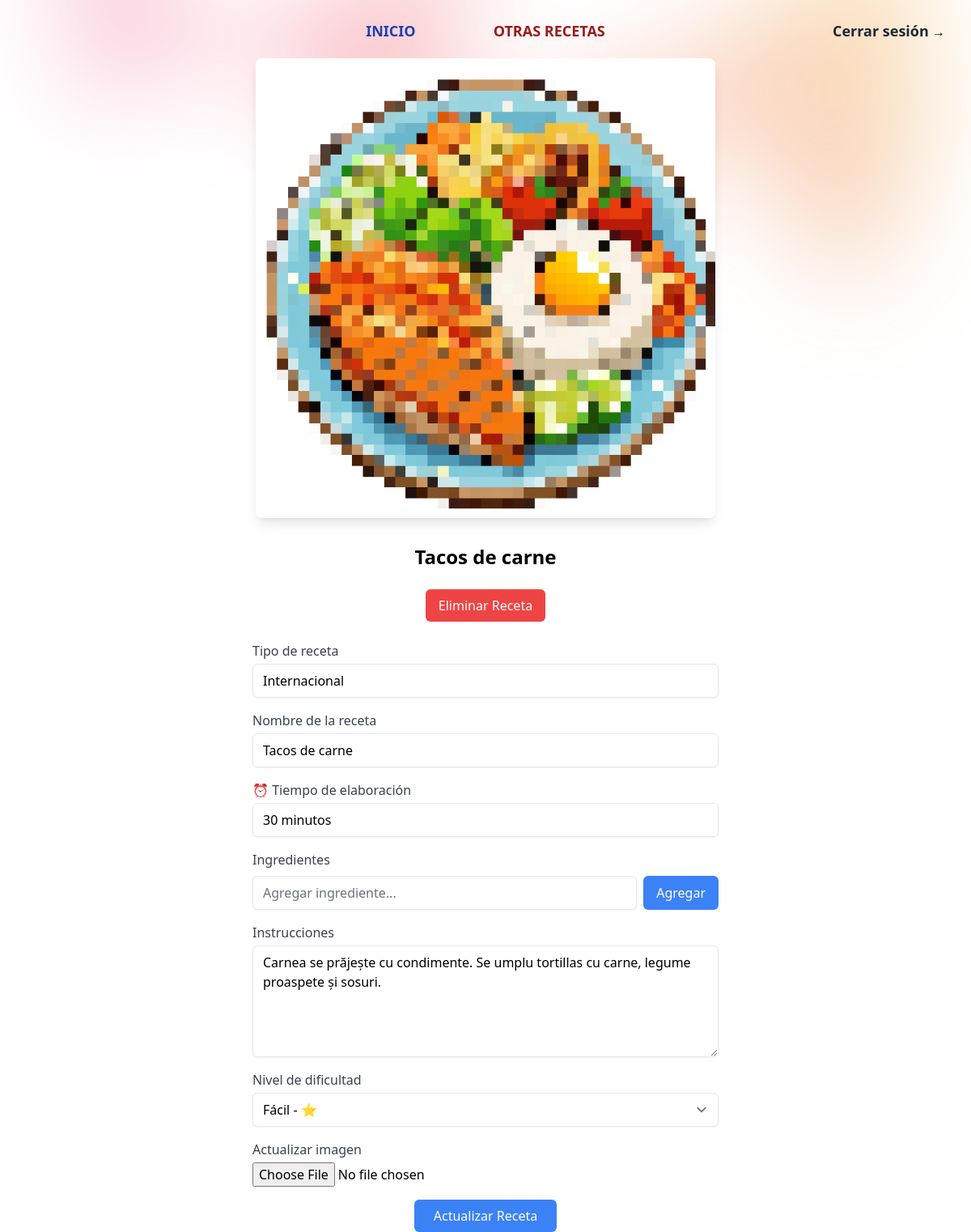
Screenshot of /var/www/html/app/views/recipes/edit_recipe.php?id_recipe=19 with the database file from the repository.
### tables this page shows
CREATE TABLE `recipes` (
  `id_recipe` int NOT NULL,
  `id_user` int NOT NULL,
  `recipe_type` varchar(20) DEFAULT NULL,
  `title` varchar(100) NOT NULL,
  `description` text,
  `instructions` text,
  `difficulty` tinyint DEFAULT NULL,
  `publication_date` timestamp NULL DEFAULT CURRENT_TIMESTAMP,
  `image_recipe` varchar(255) DEFAULT 'default.png'
);

### var/www/html/app/models/Recipes.php (called while the page is built, shortened)
<?php
class Recipes
{
    private $pdo;
    public function __construct($pdo)
    {
        $this->pdo = $pdo;
    }
    public function getRecipeById($id)
    {
        $query = "SELECT * FROM recipes WHERE id_recipe = " . $id;
        $stmt = $this->pdo->prepare($query);
        $stmt->execute();
        return $stmt->fetch(PDO::FETCH_ASSOC);
    }
}

### var/www/html/app/views/recipes/edit_recipe.php (the view, shortened to what this page needs)
<?php
require_once __DIR__ . '/../../models/Recipes.php';
require_once __DIR__ . '/../../../config/config.php';
$recipes = new Recipes($pdo);
if (isset($_GET['id_recipe']) && !empty($_GET['id_recipe'])) {
    $id_recipe = intval($_GET['id_recipe']);
} else {
    header('Location: /404');
    exit();
}
$recipe = $recipes->getRecipeById($id_recipe);
?>
<!DOCTYPE html>
<html lang="es">
<head>
    <script src="https://cdn.tailwindcss.com?plugins=forms,typography,aspect-ratio,line-clamp,container-queries"></script>
</head>
<body class="bg-white">
    <header class="absolute inset-x-0 top-0 z-50">
        <nav class="flex items-center justify-between p-6 lg:px-8" aria-label="Global">
            <div class="hidden lg:flex lg:gap-x-12">
                <a href="/" class="text-lg font-semibold text-blue-800 hover:text-lg hover:text-blue-500 transition duration-300 ease-in-out transform hover:scale-105">INICIO</a>
                <a href="/recipes" class="text-lg font-semibold text-red-800 hover:text-lg hover:text-blue-500 transition duration-300 ease-in-out transform hover:scale-105">OTRAS RECETAS</a>
            </div>
            <div class="hidden lg:flex lg:flex-1 lg:justify-end">
                <form action="/auth" method="post">
                    <input type="submit" name="closeSession" value="Cerrar sesión" class="text-lg font-semibold text-gray-800 hover:text-lg hover:text-blue-500 transition duration-300 ease-in-out transform hover:scale-105">
                    <span aria-hidden="true">&rarr;</span>
                </form>
            </div>
        </nav>
    </header>
    <main class="relative px-6 pt-14 lg:px-8">
        <div class="absolute inset-x-0 -top-40 -z-10 transform-gpu overflow-hidden blur-3xl sm:-top-80"
            aria-hidden="true">
        </div>
        <div class="flex items-center justify-center mt-4">
            <img src="<?php echo '/../../../../assets/img/recipes/' . $recipe['image_recipe']; ?>" alt="Imagen de la receta" class="w-1/2 h-auto rounded-lg shadow-lg">
        </div>
        <div class="mt-8">
            <h1 class="text-2xl font-bold text-center"><?php echo $recipe['title'] ?></h1>
            <div class="flex justify-center mt-6">
                <form action="/recipes/edit?id_recipe=<?php echo $id_recipe ?>" method="POST" onsubmit="return confirm('¿Estás seguro de que deseas eliminar esta receta?');">
                    <button type="submit" class="px-4 py-2 bg-red-500 text-white rounded-md">Eliminar Receta</button>
                </form>
            </div>
            <form id="editRecipeForm" action="/recipes/edit?id_recipe=<?php echo $id_recipe ?>" method="POST" enctype="multipart/form-data" class="max-w-xl mx-auto mt-6">
                <div class="space-y-4">
                    <label class="block">
                        <span class="text-gray-700">Tipo de receta</span>
                        <input type="text" name="recipe_type" value="<?php echo ($recipe['recipe_type']); ?>" class="mt-1 block w-full rounded-md border-gray-200 shadow-sm" required />
                    </label>
                    <label class="block">
                        <span class="text-gray-700">Nombre de la receta</span>
                        <input type="text" name="title" value="<?php echo ($recipe['title']); ?>" class="mt-1 block w-full rounded-md border-gray-200 shadow-sm" required />
                    </label>
                    <label class="block">
                        <span class="text-gray-700">⏰ Tiempo de elaboración</span>
                        <input type="text" name="description" value="<?php echo ($recipe['description']); ?>" class="mt-1 block w-full rounded-md border-gray-200 shadow-sm" required />
                    </label>
                    <label class="block">
                        <span class="text-gray-700">Ingredientes</span>
                        <div class="flex gap-2 mt-2">
                            <input type="text" id="newIngredient" class="flex-grow rounded-md border-gray-200 shadow-sm" placeholder="Agregar ingrediente..." />
                            <button type="button" onclick="addIngredient()" class="px-4 py-2 bg-blue-500 text-white rounded-md">Agregar</button>
                        </div>
                    </label>
                    <label class="block">
                        <span class="text-gray-700">Instrucciones</span>
                        <textarea name="instructions" rows="5" class="mt-1 block w-full rounded-md border-gray-200 shadow-sm" required><?php echo ($recipe['instructions']); ?></textarea>
                    </label>
                    <label class="block">
                        <span class="text-gray-700">Nivel de dificultad</span>
                        <select name="difficulty" class="mt-1 block w-full rounded-md border-gray-200 shadow-sm" required>
                            <option value="1" <?php echo ($recipe['difficulty'] == "1") ? "selected" : ""; ?>>Fácil - ⭐</option>
                        </select>
                    </label>
                    <label class="block">
                        <span class="text-gray-700">Actualizar imagen</span>
                        <input type="file" name="image_recipe" accept="image/*" class="mt-1 block w-full" />
                    </label>
                    <div class="flex items-center justify-center">
                        <button type="submit" class="px-6 py-2 bg-blue-500 text-white rounded-md">Actualizar Receta</button>
                    </div>
                </div>
            </form>
        </div>
    </main>
</body>
</html>

### rows the page displays
recipes: image_recipe (placeholder picture), title "Tacos de carne", recipe_type "Internacional", description "30 minutos", instructions "Carnea se prăjește cu condimente. Se umplu tortillas cu carne, legume proaspete și sosuri.", difficulty "Fácil - ⭐"
